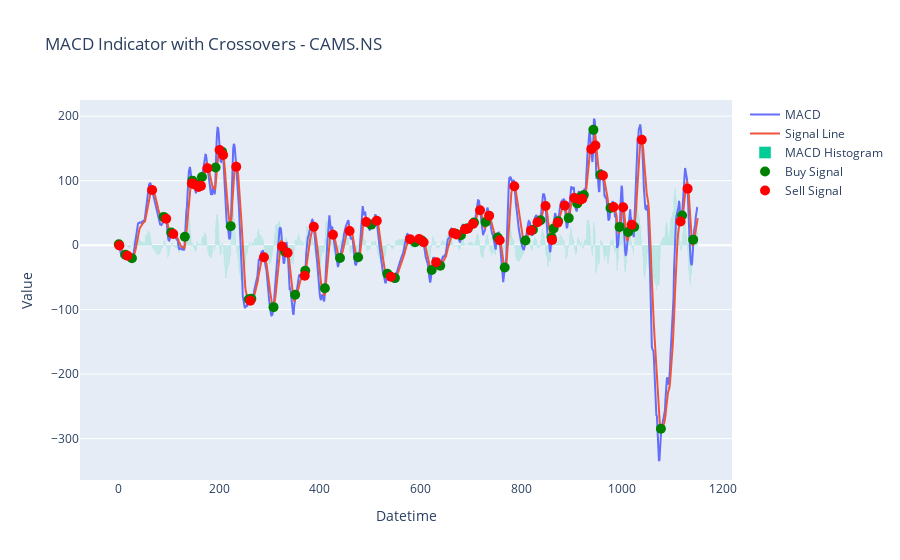

The notebook cell this image was saved under:
### Code cell
# Identify crossover points
data['MACD_Previous'] = data['MACD'].shift(1)
data['Signal_Previous'] = data['Signal_Line'].shift(1)

# Crossover condition: MACD crosses above Signal Line (Buy Signal)
buy_signals = data[(data['MACD'] > data['Signal_Line']) & (data['MACD_Previous'] <= data['Signal_Previous'])]

# Crossover condition: MACD crosses below Signal Line (Sell Signal)
sell_signals = data[(data['MACD'] < data['Signal_Line']) & (data['MACD_Previous'] >= data['Signal_Previous'])]

# Add crossover points to the MACD plot
fig_macd.add_trace(go.Scatter(
    x=buy_signals.index,
    y=buy_signals['MACD'],
    mode='markers',
    marker=dict(color='green', size=10, symbol='circle'),
    name='Buy Signal'
))

fig_macd.add_trace(go.Scatter(
    x=sell_signals.index,
    y=sell_signals['MACD'],
    mode='markers',
    marker=dict(color='red', size=10, symbol='circle'),
    name='Sell Signal'
))

fig_macd.update_layout(title=f"MACD Indicator with Crossovers - {stock_symbol}", xaxis_title='Datetime', yaxis_title='Value')
fig_macd.show()
data.head()

### Figure 1 — Plotly figure (JSON) as saved in the notebook; plotly's stock layout.template omitted (floating-point values rounded to 4 significant figures; data arrays with more than 128 entries replaced by an {"elided": "..."} marker saying what was removed)
{"data": [{"mode": "lines", "name": "MACD", "type": "scatter", "x": {"elided": "1151 int values"}, "y": {"elided": "1151 float values"}}, {"mode": "lines", "name": "Signal Line", "type": "scatter", "x": {"elided": "1151 int values"}, "y": {"elided": "1151 float values"}}, {"name": "MACD Histogram", "type": "bar", "x": {"elided": "1151 int values"}, "y": {"elided": "1151 float values"}}, {"marker": {"color": "green", "size": 10, "symbol": "circle"}, "mode": "markers", "name": "Buy Signal", "type": "scatter", "x": [1, 14, 27, 90, 105, 132, 147, 156, 160, 166, 193, 206, 223, 259, 264, 308, 331, 351, 371, 410, 440, 476, 502, 534, 549, 589, 602, 622, 639, 670, 680, 689, 694, 706, 729, 753, 767, 808, 823, 838, 860, 864, 873, 894, 911, 918, 924, 943, 957, 977, 995, 1012, 1024, 1077, 1119, 1141], "y": [1.333, -14.92, -20.34, 43.88, 19.52, 13.01, 100.1, 94.41, 93.4, 105.8, 120.6, 144.7, 29.53, -83.93, -83.03, -96.1, -10.02, -76.81, -39.57, -66.68, -19.77, -18.74, 31.93, -44.26, -51.07, 4.522, 7.393, -38.52, -31.93, 17.76, 15.43, 25.51, 26.28, 35.16, 35.99, 11.94, -34.64, 7.264, 24.05, 38.61, 11.84, 25.94, 37.01, 41.99, 64.56, 75.23, 77.81, 178.9, 109.3, 57.77, 28.35, 20.5, 28.23, -284.8, 46.12, 8.601]}, {"marker": {"color": "red", "size": 10, "symbol": "circle"}, "mode": "markers", "name": "Sell Signal", "type": "scatter", "x": [2, 18, 67, 95, 109, 146, 150, 159, 164, 177, 201, 208, 234, 262, 289, 325, 336, 370, 388, 426, 459, 492, 513, 541, 579, 597, 606, 631, 665, 671, 688, 693, 704, 718, 736, 757, 786, 819, 832, 848, 861, 872, 886, 905, 917, 921, 939, 947, 962, 983, 1002, 1019, 1039, 1116, 1130], "y": [-0.4483, -16.38, 85.68, 41.08, 17.27, 95.8, 94.43, 90.33, 92.03, 119.2, 147.7, 140.0, 121.8, -86.3, -18.73, -1.871, -11.74, -47.42, 28.62, 16.21, 22.01, 35.86, 37.76, -49.09, 9.368, 9.575, 4.427, -26.33, 18.96, 16.67, 24.83, 25.41, 33.1, 54.2, 45.83, 7.668, 91.34, 22.9, 35.56, 60.8, 8.186, 34.72, 61.4, 73.19, 70.62, 71.93, 149.0, 154.5, 108.1, 59.24, 58.78, 31.59, 163.5, 36.73, 87.71]}], "layout": {"title": {"text": "MACD Indicator with Crossovers - CAMS.NS"}, "xaxis": {"title": {"text": "Datetime"}}, "yaxis": {"title": {"text": "Value"}}}}
